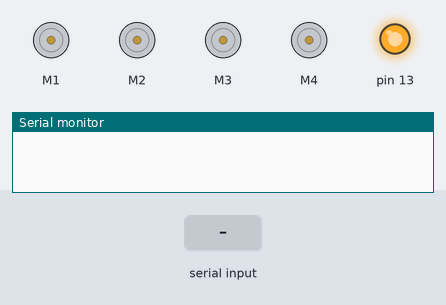
Bench run of a sketch on a simulated Arduino Uno, built with avr-gcc and run on an emulated ATmega328P. On the bench: 4 × DC motor (green arrow = forward, orange = backward, longer = faster), output pins drawn as LEDs (lit = HIGH), the last lines printed to the serial monitor. The inputs (shaded band) are chosen by the test bench.

Above: at 1.11 s.
1.2 s: "S" received over Serial
At 1.9 s:
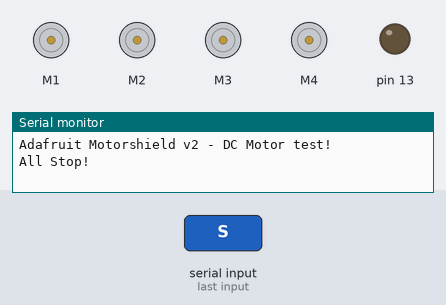
2.8 s: "90,45,200\n" received over Serial
4.3 s: "A90\n" received over Serial
Timing chart, 0 to 7.3 s (numbered marks = the images above; inputs shaded):
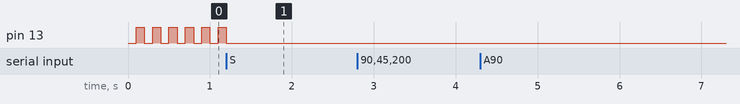

Measured:
- after the input at 1.2 s, pin 13: goes on until 1.2 s, then stays LOW

The sketch:

miniWhegs_v000.ino
```cpp
#include <Wire.h>
#include <Adafruit_MotorShield.h>
#include "utility/Adafruit_PWMServoDriver.h"

// Create the motor shield object with the default I2C address
Adafruit_MotorShield AFMS = Adafruit_MotorShield();

// Select which 'port' M1, M2, M3 or M4. In this case, M1
Adafruit_DCMotor *Motor1 = AFMS.getMotor(1);
Adafruit_DCMotor *Motor2 = AFMS.getMotor(2);
Adafruit_DCMotor *Motor3 = AFMS.getMotor(3);
Adafruit_DCMotor *Motor4 = AFMS.getMotor(4);

uint8_t incomingByte;
int motor1_speed;
int motor2_speed;
int motor3_speed;
int motor4_speed;

void setup() {
	pinMode(13, OUTPUT);
  Serial.begin(9600);
  delay(100);

  while (Serial.available() <= 0) {
	  digitalWrite(13, HIGH);   // turn the LED on (HIGH is the voltage level)
	  delay(100);
	  digitalWrite(13, LOW);    // turn the LED off by making the voltage LOW
	  delay(100);
  }
  Serial.println("Adafruit Motorshield v2 - DC Motor test!");

  AFMS.begin();  // create with the default frequency 1.6KHz

  Motor1->setSpeed(0);
  Motor2->setSpeed(0);
  Motor3->setSpeed(0);

  Motor1->run(RELEASE);
  Motor2->run(RELEASE);
  Motor3->run(RELEASE);
}

void loop() {
  // put your main code here, t run repeatedly:
  // send data only when you receive data:
  if (Serial.available() > 0) {
    // read the incoming byte:
    incomingByte = Serial.read();
    //Serial.print("incomingByte = ");
    //Serial.println(incomingByte,DEC);

    switch (incomingByte) {
    	case 'A': //Motor 1
    		motor1_speed = Serial.parseInt();
    		incomingByte = Serial.read();
  		    if (incomingByte == 'D') {
				Motor1->run(FORWARD);
			}
			if (incomingByte == 'R') {
				Motor1->run(BACKWARD);
			}
			Motor1->setSpeed(motor1_speed);
      		Serial.print("M1 = "); Serial.print(motor1_speed, DEC); Serial.print(incomingByte); Serial.println(".");
    		break;
		case 'B': //Motor 1
    		motor2_speed = Serial.parseInt();
    		incomingByte = Serial.read();
    		if (incomingByte == 'D') {
				Motor2->run(FORWARD);
			}
			if (incomingByte == 'R') {
				Motor2->run(BACKWARD);
			}
    		Motor2->setSpeed(motor2_speed);
      		Serial.print("M2 = "); Serial.print(motor2_speed, DEC); Serial.print(incomingByte); Serial.println(".");
    		break;
		case 'C': //Motor 1
    		motor3_speed = Serial.parseInt();
    		incomingByte = Serial.read();
      		if (incomingByte == 'D') {
				Motor3->run(FORWARD);
			}
			if (incomingByte == 'R') {
				Motor3->run(BACKWARD);
			}
    		Motor3->setSpeed(motor3_speed);
      		Serial.print("M3 = "); Serial.print(motor3_speed, DEC); Serial.print(incomingByte); Serial.println(".");
    		break;
		case 'D': //Motor 1
    		motor4_speed = Serial.parseInt();
      		incomingByte = Serial.read();
      		if (incomingByte == 'D') {
				Motor4->run(FORWARD);
			}
			if (incomingByte == 'R') {
				Motor4->run(BACKWARD);
			}
    		Motor4->setSpeed(motor4_speed);
      		Serial.print("M4 = "); Serial.print(motor4_speed, DEC); Serial.print(incomingByte); Serial.println(".");
    		break;
    	case 'S': //All Stop
			Motor1->setSpeed(0);
			Motor2->setSpeed(0);
			Motor3->setSpeed(0);
			Motor4->setSpeed(0);

			Motor1->run(RELEASE);
			Motor2->run(RELEASE);
			Motor3->run(RELEASE);
			Motor4->run(RELEASE);

	  		Serial.println("All Stop!");
			break;

		default:
			Serial.print("Command Error!!!");
			Serial.print("Get = ");
			Serial.print(incomingByte);
			Serial.println('.');

			break;
    }

    //if (Serial.read() == '\n') {
  }


}
```
